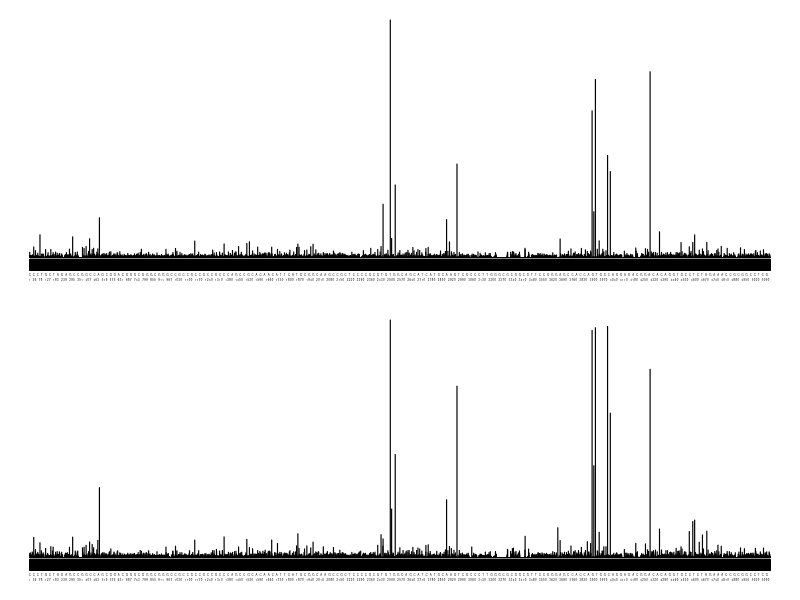

The R source for this figure:
rm(list = ls())

rawdat1 <- t(read.table("10Xr_28s_score_output.tsv"))
mdat1 <- matrix(as.numeric(rawdat1[2:3,]),2)
colnames(mdat1) <- rawdat1[1,]


rawdat2 <- t(read.table("6Xr_28s_score_output.tsv"))
mdat2 <- matrix(as.numeric(rawdat2[2:3,]),2)
colnames(mdat2) <- rawdat2[1,]


par(mfrow=c(2,1),mar=c(2,0,1,0))
barplot(height = mdat1[2,],
        width = 1,
        yaxt = "n",
        xaxt = "n",
        space = 0,
        col = c(1))
axis(1,seq(0.5,5120.5,1),rawdat1[1,],mgp=c(2,0,0),cex.axis=0.17)
axis(1,seq(0.5,5120.5,1),c(1:5121),mgp=c(2,0.25,0),cex.axis=0.17)


barplot(height = mdat2[2,],
        width = 1,
        yaxt = "n",
        xaxt = "n",
        space = 0,
        col = c(1))
axis(1,seq(0.5,5120.5,1),rawdat2[1,],mgp=c(2,0,0),cex.axis=0.17)
axis(1,seq(0.5,5120.5,1),c(1:5121),mgp=c(2,0.25,0),cex.axis=0.17)
